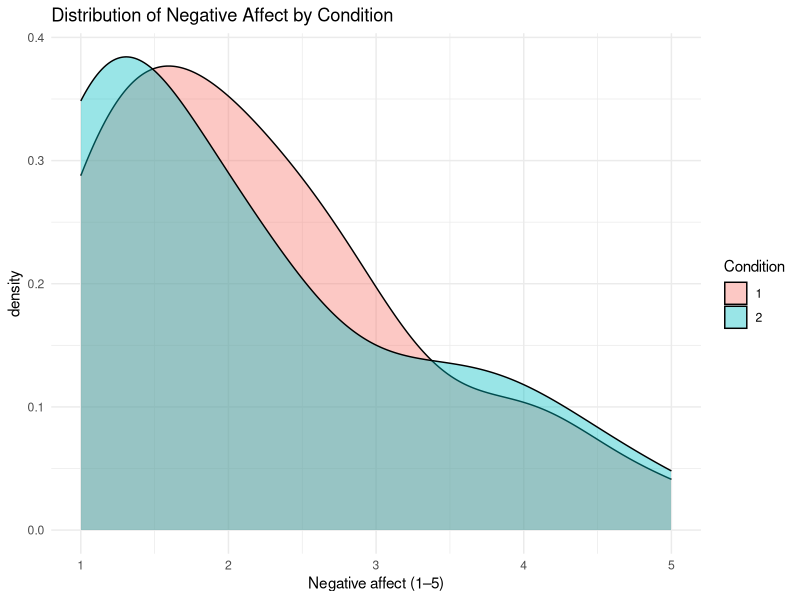
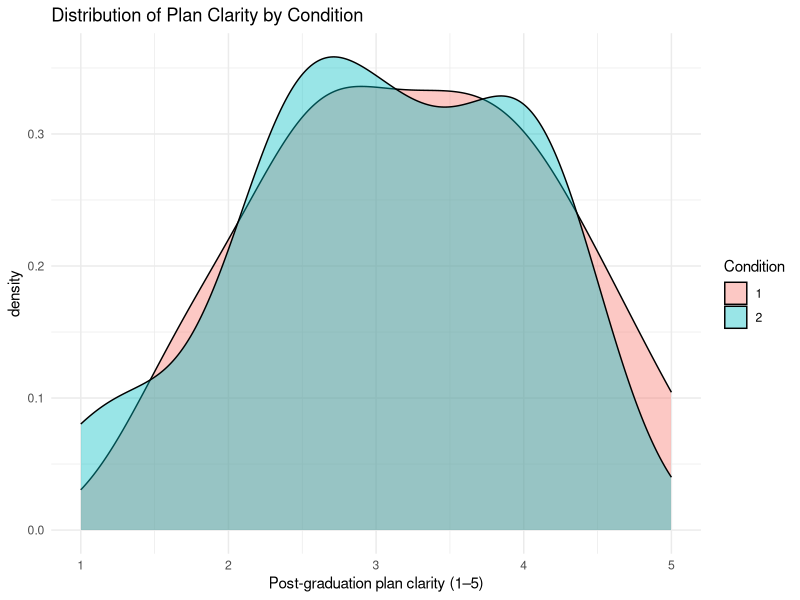
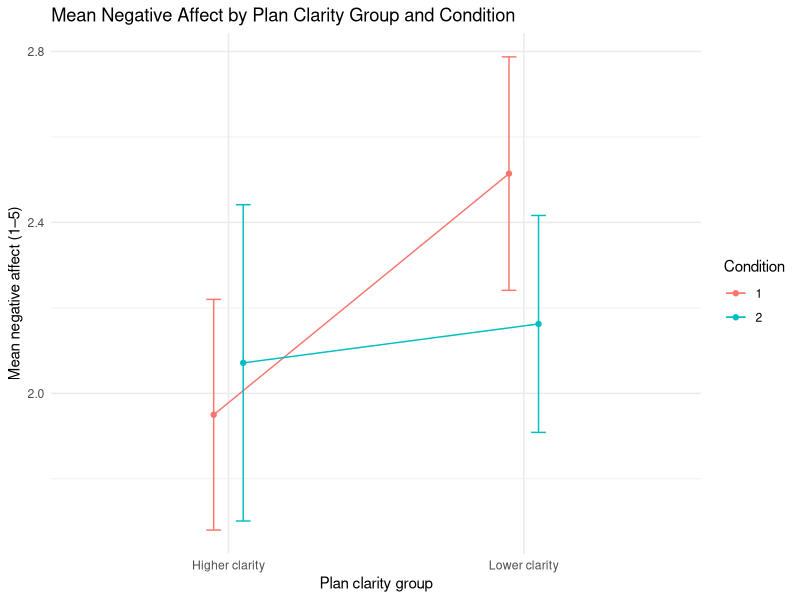

Here is the R script that generated these plots, in order:
## ---- chunk 1
library(tidyverse)
library(haven)

studydata_raw <- read_sav("AI Purpose Questions and Plan Clarity Study.sav") %>% 
  as_tibble()
## ---- chunk 2
studydata_emotion <- studydata_raw %>% 
  transmute(
    id           = ID,
    condition    = condition,         
    neg_affect   = NegAff_Mean
  )
## ---- chunk 3
cond1_distress <- studydata_emotion %>% 
  filter(condition == 1) %>% 
  select(id, neg_affect)

cond2_distress <- studydata_emotion %>% 
  filter(condition == 2) %>% 
  select(id, neg_affect)
## ---- chunk 4
ggplot(studydata_emotion,
       aes(x = neg_affect, fill = factor(condition))) +
  geom_density(alpha = 0.4) +
  labs(
    title = "Distribution of Negative Affect by Condition",
    x = "Negative affect (1–5)",
    fill = "Condition"
  ) +
  theme_minimal()
## ---- chunk 5
studydata_clarity <- studydata_raw %>% 
  transmute(
    id           = ID,
    condition    = condition,
    plan_clarity = PlanClarity_Mean
  )
## ---- chunk 6
cond1_clarity <- studydata_clarity %>%
  filter(condition == 1) %>%
  select(id, plan_clarity)

cond2_clarity <- studydata_clarity %>%
  filter(condition == 2) %>%
  select(id, plan_clarity)
## ---- chunk 7
ggplot(studydata_clarity,
       aes(x = plan_clarity, fill = factor(condition))) +
  geom_density(alpha = 0.4) +
  labs(
    title = "Distribution of Plan Clarity by Condition",
    x = "Post-graduation plan clarity (1–5)",
    fill = "Condition"
  ) +
  theme_minimal()
## ---- chunk 8
median_clarity <- median(studydata_raw$PlanClarity_Mean, na.rm = TRUE)

studydata_distresssummary <- studydata_raw %>%
  transmute(
    id           = ID,
    condition    = condition,
    plan_clarity = PlanClarity_Mean,
    neg_affect   = NegAff_Mean
  ) %>%
  mutate(
    clarity_group = if_else(plan_clarity < median_clarity,
                            "Lower clarity", "Higher clarity")
  )
## ---- chunk 9
clarity_summary <- studydata_distresssummary %>%
  group_by(clarity_group, condition) %>%
  summarize(
    n           = n(),
    mean_affect = mean(neg_affect, na.rm = TRUE),
    sd_affect   = sd(neg_affect, na.rm = TRUE),
    .groups = "drop"
  )
## ---- chunk 10
ggplot(clarity_summary,
       aes(x = clarity_group,
           y = mean_affect,
           color = factor(condition),
           group = factor(condition))) +
  geom_point(position = position_dodge(width = 0.2)) +
  geom_line(position = position_dodge(width = 0.2)) +
  geom_errorbar(aes(ymin = mean_affect - sd_affect / sqrt(n),
                    ymax = mean_affect + sd_affect / sqrt(n)),
                width = 0.1,
                position = position_dodge(width = 0.2)) +
  labs(
    title = "Mean Negative Affect by Plan Clarity Group and Condition",
    x = "Plan clarity group",
    y = "Mean negative affect (1–5)",
    color = "Condition"
  ) +
  theme_minimal()
